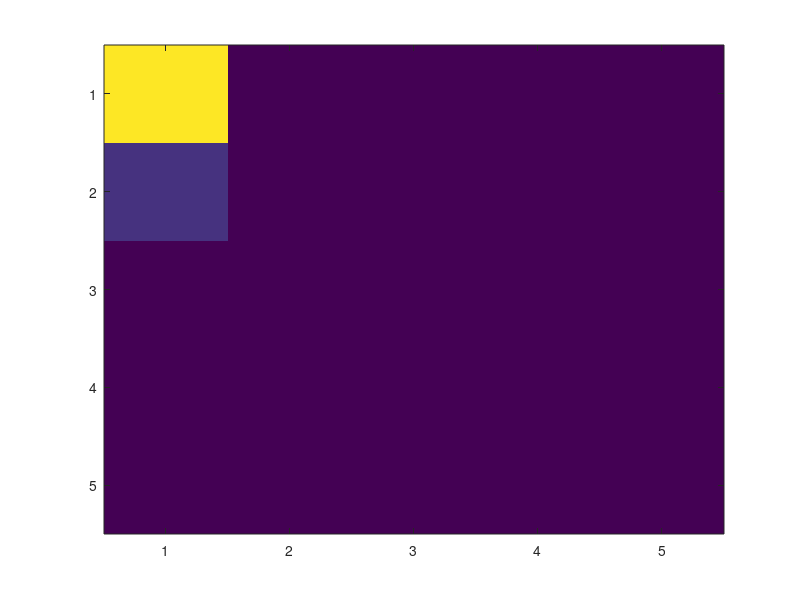

The MATLAB source for this figure:
clear all

%OPTASSIGNMENT8: Compute the stability of the monodromy matrix of the
%elliptical RTBP.

%Input variables:
tol = input('Desired tolerance (default=5e-10): ');
if isempty(tol) tol = 5e-10; end

N_ITER = input('Number of iterations (default=100): ');
if isempty(N_ITER) N_ITER = 100; end

mu = linspace(10*tol,0.5,N_ITER);
e = linspace(0,1-10*tol,N_ITER);

odeoptions = odeset('AbsTol',tol,'RelTol',tol);

results = zeros(N_ITER);
DFI0 = [1;0;0;0;0;1;0;0;0;0;1;0;0;0;0;1];
for i=1:N_ITER
    XL4 = [mu(i)-0.5,sqrt(3)/2,0,0];
    %XL5 = [mu(i)-0.5,-sqrt(3)/2,0,0];
    r1 = sqrt((XL4(1)-mu(i))^2 + XL4(2)^2);
    r2 = sqrt((XL4(1)-mu(i)+1)^2 + XL4(2)^2);
    for j=1:N_ITER
        F = @(t) [0,0,1,0;0,0,0,1;(1-(1-mu(i))*(XL4(2)^2-2*(XL4(1)-mu(i))^2)/r1^5 - mu(i)*(XL4(2)^2-2*(XL4(1)-mu(i)+1)^2)/r2^5)/(1+e(j)*cos(t)),3*((1-mu(i))*(XL4(1)-mu(i))/r1^5 + mu(i)*(XL4(1)-mu(i)+1)*XL4(2)/r2^5)/(1+e(j)*cos(t)), 0, 2; 3*((1-mu(i))*(XL4(1)-mu(i))/r1^5 + mu(i)*(XL4(1)-mu(i)+1)*XL4(2)/r2^5)/(1+e(j)*cos(t)),(1 - (1-mu(i)/r1^3 - mu(i)/r2^3 + 3*XL4(2)*((1-mu(i))/r1^5 + mu(i)/r2^5)))/(1+e(j)*cos(t)),-2,0];
        variational = @(t,x) [F(t)*x(1:4);F(t)*x(5:8);F(t)*x(9:12);F(t)*x(13:16)];
        [~,Y] = ode45(variational,[0,2*pi],DFI0,odeoptions);
        DFI = [Y(1:4)',Y(5:8)',Y(9:12)',Y(13:16)'];
        E = eig(DFI); E = abs(E);
        results(i,j) = max(E);
    end
    
    imagesc(results)
end